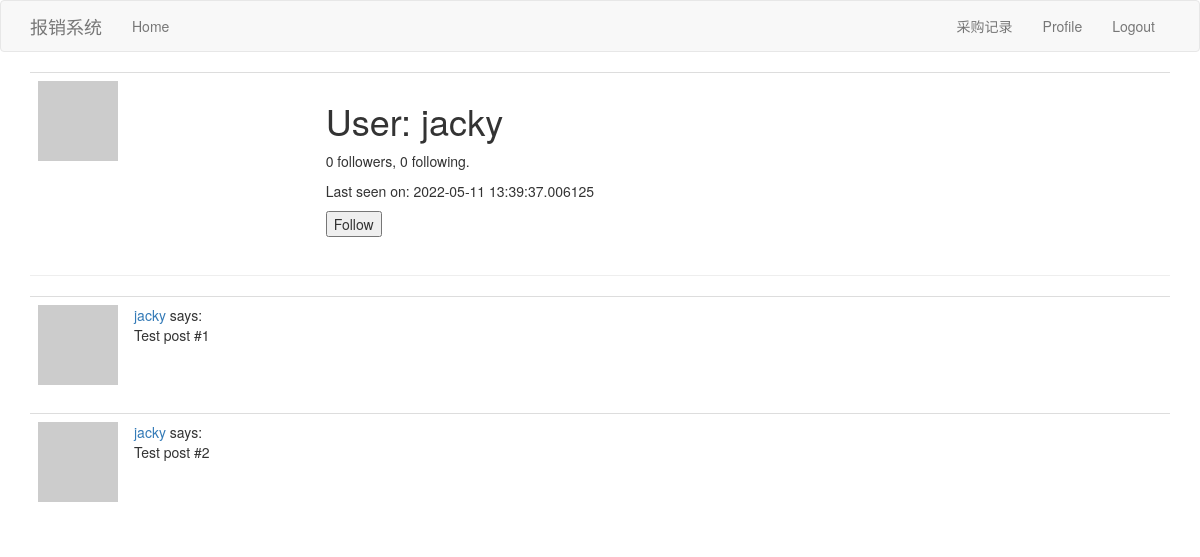
Before: /home/user/jacky (signed in) with the older database file.
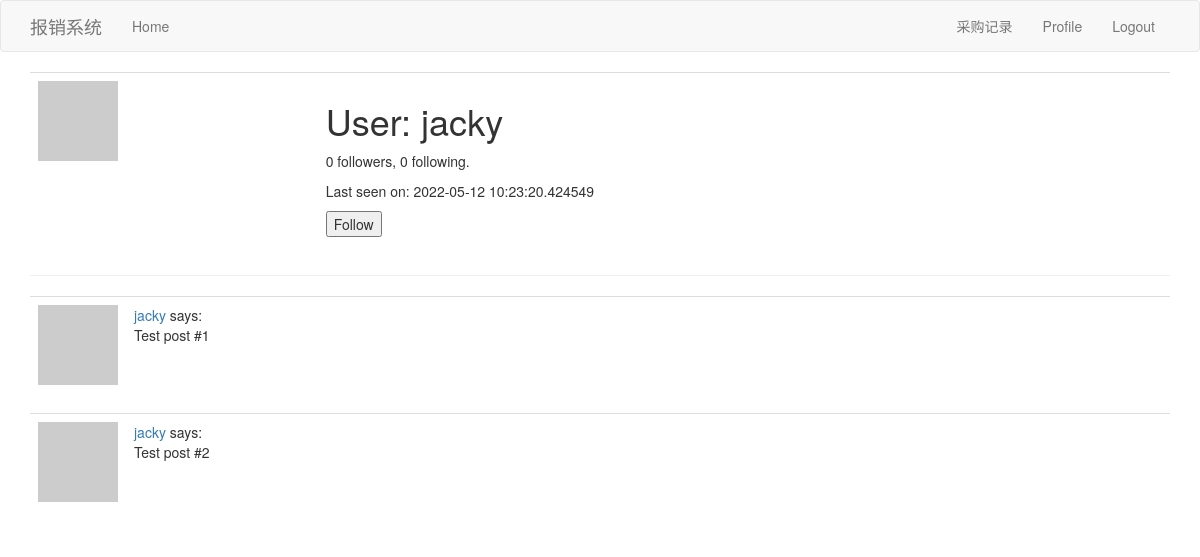
After: the same page with the newer database file.
### app/models.py (models this page shows, shortened)
class User(UserMixin,db.Model):
    id = db.Column(db.Integer, primary_key=True)
    username = db.Column(db.String(64), index=True, unique=True)
    email = db.Column(db.String(120), index=True, unique=True)
    password_hash = db.Column(db.String(128))
    about_me = db.Column(db.String(140))
    last_seen = db.Column(db.DateTime, default=datetime.utcnow)
    followed = db.relationship(
        'User', secondary=followers,
        primaryjoin=(followers.c.follower_id == id),
        secondaryjoin=(followers.c.followed_id == id),
        backref=db.backref('followers', lazy='dynamic'), lazy='dynamic')
    posts = db.relationship('Post', backref='author', lazy='dynamic')
    def avatar(self, size):
        digest = md5(self.email.lower().encode('utf-8')).hexdigest()
        return 'https://www.gravatar.com/avatar/{}?d=identicon&s={}'.format(
            digest, size)
    def is_following(self, user):
        return self.followed.filter(
            followers.c.followed_id == user.id).count() > 0

### app/home/routes.py (the view)
@bp.route('/user/<username>')
@login_required
def user(username):
    user = User.query.filter_by(username=username).first_or_404()
    posts = [
        {'author': user, 'body': 'Test post #1'},
        {'author': user, 'body': 'Test post #2'}
    ]
    form = EmptyForm()
    return render_template('/home/user.html', user=user, posts=posts, form=form)

### app/home/forms.py
class EmptyForm(FlaskForm):
    submit = SubmitField('Submit')

### app/home/routes.py (called while the page is built)
@bp.before_request
def before_request():
    if current_user.is_authenticated:
        current_user.last_seen = datetime.utcnow()
        db.session.commit()

### app/models.py (called while the page is built)
@login.user_loader
def load_user(id):
    return User.query.get(int(id))

### app/templates/home/user.html (shortened to what this page needs)
{% extends "base.html" %}
{% block app_content  %}
    <table class="table table-hover">
        <tr valign="top">
            <td><img src="{{ user.avatar(128) }}"></td>
            <td>
                <h1>User: {{ user.username }}</h1>
                <p>{{ user.followers.count() }} followers, {{ user.followed.count() }} following.</p>
                {% if user.last_seen %}<p>Last seen on: {{ user.last_seen }}</p>{% endif %}
                {% if user == current_user %}
                <p><a href="{{ url_for('home.edit_profile') }}">Edit your profile</a></p>
                {% elif not current_user.is_following(user) %}
                <p>
                    <form action="{{ url_for('follow', username=user.username) }}" method="post">
                        {{ form.submit(value='Follow') }}
                    </form>
                </p>
                {% endif %}
            </td>
        </tr>
    </table>
    <hr>
    {% for post in posts %}
        {% include '_post.html' %}
    {% endfor %}
{% endblock %}

### app/templates/_post.html
<table class="table table-hover">
        <tr>
            <td width="70px">
                <a href="{{ url_for('home.user', username=post.author.username) }}">
                    <img src="{{ post.author.avatar(70) }}" />
                </a>
            </td>
            <td>
                <a href="{{ url_for('home.user', username=post.author.username) }}">
                    {{ post.author.username }}
                </a>
                says:
                <br>
                {{ post.body }}
            </td>
    </tr>
</table>

Changed rows visible on the page:
changed User "jacky": last_seen "2022-05-11 13:39:37.006125" → "2022-05-12 10:23:20.424549"
